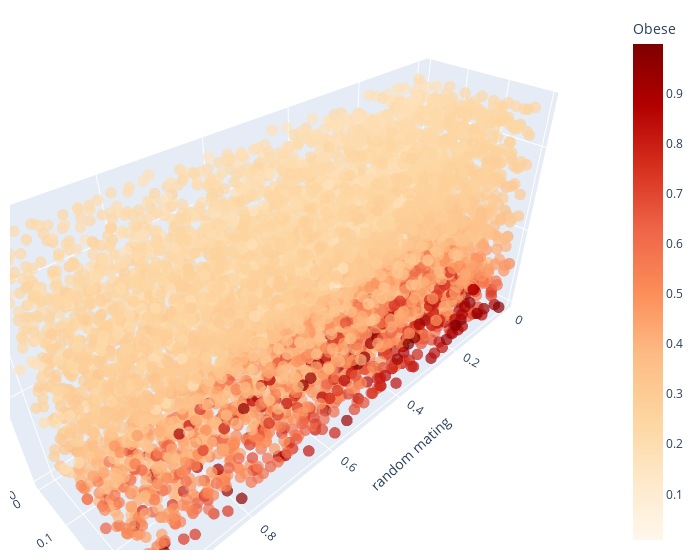

Notebook source saved alongside this figure:
### Code cell
fig = px.scatter_3d(df, x='random_mating', y='fertility_factor', z='leakage',
              color='g4', color_continuous_scale = px.colors.sequential.OrRd)

fig.update_traces(marker=dict(size=4, opacity = 0.7),
                  selector=dict(mode='markers'))
fig.update_layout(scene = dict(
                    xaxis_title='random mating',
                    yaxis_title='fertility',
                    zaxis_title='leakage'),
                    width=700,
                    margin=dict(r=20, b=10, l=10, t=10), 
                    coloraxis_colorbar=dict(title="Obese")
                    )
fig.show()

### Figure 1 — Plotly figure (JSON) as saved in the notebook; plotly's stock layout.template omitted (floating-point values rounded to 4 significant figures; data arrays with more than 128 entries replaced by an {"elided": "..."} marker saying what was removed)
{"data": [{"hovertemplate": "random_mating=%{x}<br>fertility_factor=%{y}<br>leakage=%{z}<br>g4=%{marker.color}<extra></extra>", "legendgroup": "", "marker": {"color": {"elided": "6000 float values"}, "coloraxis": "coloraxis", "opacity": 0.7, "size": 4, "symbol": "circle"}, "mode": "markers", "name": "", "scene": "scene", "showlegend": false, "type": "scatter3d", "x": {"elided": "6000 float values"}, "y": {"elided": "6000 float values"}, "z": {"elided": "6000 float values"}}], "layout": {"coloraxis": {"colorbar": {"title": {"text": "Obese"}}, "colorscale": [[0, "rgb(255,247,236)"], [0.125, "rgb(254,232,200)"], [0.25, "rgb(253,212,158)"], [0.375, "rgb(253,187,132)"], [0.5, "rgb(252,141,89)"], [0.625, "rgb(239,101,72)"], [0.75, "rgb(215,48,31)"], [0.875, "rgb(179,0,0)"], [1, "rgb(127,0,0)"]]}, "legend": {"tracegroupgap": 0}, "margin": {"b": 10, "l": 10, "r": 20, "t": 10}, "scene": {"domain": {"x": [0, 1], "y": [0, 1]}, "xaxis": {"title": {"text": "random mating"}}, "yaxis": {"title": {"text": "fertility"}}, "zaxis": {"title": {"text": "leakage"}}}, "width": 700}}
